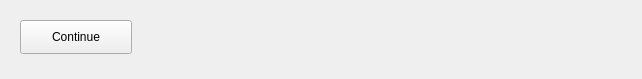
<?xml version="1.0" encoding="UTF-8"?>
<ui version="4.0">
 <class>Form</class>
 <widget class="QWidget" name="Form">
  <property name="geometry">
   <rect>
    <x>0</x>
    <y>0</y>
    <width>642</width>
    <height>79</height>
   </rect>
  </property>
  <property name="windowTitle">
   <string>Form</string>
  </property>
  <widget class="QPushButton" name="continueButton">
   <property name="geometry">
    <rect>
     <x>20</x>
     <y>20</y>
     <width>112</width>
     <height>34</height>
    </rect>
   </property>
   <property name="text">
    <string>Continue</string>
   </property>
  </widget>
 </widget>
 <resources/>
 <connections/>
</ui>
